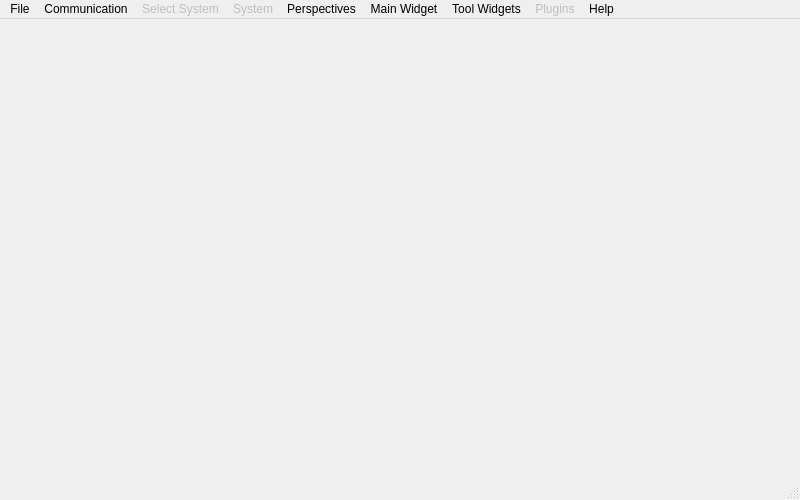
<?xml version="1.0" encoding="UTF-8"?>
<ui version="4.0">
 <class>MainWindow</class>
 <widget class="QMainWindow" name="MainWindow">
  <property name="geometry">
   <rect>
    <x>0</x>
    <y>0</y>
    <width>800</width>
    <height>500</height>
   </rect>
  </property>
  <property name="minimumSize">
   <size>
    <width>800</width>
    <height>500</height>
   </size>
  </property>
  <property name="baseSize">
   <size>
    <width>1100</width>
    <height>800</height>
   </size>
  </property>
  <property name="mouseTracking">
   <bool>false</bool>
  </property>
  <property name="windowTitle">
   <string>MGMainWindow</string>
  </property>
  <property name="styleSheet">
   <string notr="true"/>
  </property>
  <widget class="QWidget" name="centralWidget">
   <property name="sizePolicy">
    <sizepolicy hsizetype="MinimumExpanding" vsizetype="MinimumExpanding">
     <horstretch>0</horstretch>
     <verstretch>0</verstretch>
    </sizepolicy>
   </property>
   <property name="minimumSize">
    <size>
     <width>200</width>
     <height>150</height>
    </size>
   </property>
  </widget>
  <widget class="QMenuBar" name="menuBar">
   <property name="geometry">
    <rect>
     <x>0</x>
     <y>0</y>
     <width>800</width>
     <height>21</height>
    </rect>
   </property>
   <widget class="QMenu" name="menuMGround">
    <property name="title">
     <string>File</string>
    </property>
    <widget class="QMenu" name="menuPreferences">
     <property name="title">
      <string>Display</string>
     </property>
     <addaction name="actionSelectStylesheet"/>
     <addaction name="actionReloadStylesheet"/>
    </widget>
    <addaction name="actionJoystick_Settings"/>
    <addaction name="actionSimulate"/>
    <addaction name="separator"/>
    <addaction name="actionMuteAudioOutput"/>
    <addaction name="actionJoystickSettings"/>
    <addaction name="actionSettings"/>
    <addaction name="menuPreferences"/>
    <addaction name="separator"/>
    <addaction name="actionExit"/>
   </widget>
   <widget class="QMenu" name="menuNetwork">
    <property name="title">
     <string>Communication</string>
    </property>
    <addaction name="actionAdd_Link"/>
    <addaction name="separator"/>
   </widget>
   <widget class="QMenu" name="menuConnected_Systems">
    <property name="enabled">
     <bool>false</bool>
    </property>
    <property name="title">
     <string>Select System</string>
    </property>
   </widget>
   <widget class="QMenu" name="menuUnmanned_System">
    <property name="enabled">
     <bool>false</bool>
    </property>
    <property name="title">
     <string>System</string>
    </property>
    <property name="separatorsCollapsible">
     <bool>false</bool>
    </property>
    <addaction name="actionShutdownMAV"/>
    <addaction name="actionLiftoff"/>
    <addaction name="actionLand"/>
    <addaction name="actionEmergency_Land"/>
    <addaction name="actionEmergency_Kill"/>
   </widget>
   <widget class="QMenu" name="menuTools">
    <property name="title">
     <string>Tool Widgets</string>
    </property>
    <addaction name="actionNewCustomWidget"/>
    <addaction name="actionLoadCustomWidgetFile"/>
   </widget>
   <widget class="QMenu" name="menuHelp">
    <property name="title">
     <string>Help</string>
    </property>
    <addaction name="actionOnline_Documentation"/>
    <addaction name="actionProject_Roadmap_2"/>
    <addaction name="actionDeveloper_Credits"/>
   </widget>
   <widget class="QMenu" name="menuPerspectives">
    <property name="title">
     <string>Perspectives</string>
    </property>
    <addaction name="actionOperatorsView"/>
    <addaction name="actionEngineersView"/>
    <addaction name="actionPilotsView"/>
    <addaction name="actionConfiguration_2"/>
    <addaction name="separator"/>
    <addaction name="actionFirmwareUpdateView"/>
    <addaction name="actionMavlinkView"/>
    <addaction name="actionUnconnectedView"/>
    <addaction name="separator"/>
    <addaction name="actionFullscreen"/>
    <addaction name="actionNormal"/>
   </widget>
   <widget class="QMenu" name="menuMain">
    <property name="title">
     <string>Main Widget</string>
    </property>
   </widget>
   <widget class="QMenu" name="menuPlugins">
    <property name="enabled">
     <bool>false</bool>
    </property>
    <property name="title">
     <string>Plugins</string>
    </property>
   </widget>
   <addaction name="menuMGround"/>
   <addaction name="menuNetwork"/>
   <addaction name="menuConnected_Systems"/>
   <addaction name="menuUnmanned_System"/>
   <addaction name="menuPerspectives"/>
   <addaction name="menuMain"/>
   <addaction name="menuTools"/>
   <addaction name="menuPlugins"/>
   <addaction name="menuHelp"/>
  </widget>
  <widget class="QStatusBar" name="statusBar"/>
  <action name="actionExit">
   <property name="icon">
    <iconset resource="../../qgroundcontrol.qrc">
     <normaloff>:/files/images/actions/system-log-out.svg</normaloff>:/files/images/actions/system-log-out.svg</iconset>
   </property>
   <property name="text">
    <string>Exit</string>
   </property>
   <property name="shortcut">
    <string>Ctrl+Q</string>
   </property>
  </action>
  <action name="actionLiftoff">
   <property name="enabled">
    <bool>true</bool>
   </property>
   <property name="icon">
    <iconset resource="../../qgroundcontrol.qrc">
     <normaloff>:/files/images/control/launch.svg</normaloff>
     <normalon>:/files/images/control/launch.svg</normalon>:/files/images/control/launch.svg</iconset>
   </property>
   <property name="text">
    <string>Liftoff</string>
   </property>
  </action>
  <action name="actionLand">
   <property name="icon">
    <iconset resource="../../qgroundcontrol.qrc">
     <normaloff>:/files/images/control/land.svg</normaloff>:/files/images/control/land.svg</iconset>
   </property>
   <property name="text">
    <string>Land</string>
   </property>
  </action>
  <action name="actionEmergency_Land">
   <property name="icon">
    <iconset resource="../../qgroundcontrol.qrc">
     <normaloff>:/files/images/actions/process-stop.svg</normaloff>:/files/images/actions/process-stop.svg</iconset>
   </property>
   <property name="text">
    <string>Emergency Land</string>
   </property>
   <property name="shortcut">
    <string>Ctrl+E</string>
   </property>
  </action>
  <action name="actionEmergency_Kill">
   <property name="icon">
    <iconset resource="../../qgroundcontrol.qrc">
     <normaloff>:/files/images/actions/process-stop.svg</normaloff>:/files/images/actions/process-stop.svg</iconset>
   </property>
   <property name="text">
    <string>Kill UAS</string>
   </property>
   <property name="shortcut">
    <string>Ctrl+K</string>
   </property>
  </action>
  <action name="actionAdd_Link">
   <property name="icon">
    <iconset resource="../../qgroundcontrol.qrc">
     <normaloff>:/files/images/actions/list-add.svg</normaloff>:/files/images/actions/list-add.svg</iconset>
   </property>
   <property name="text">
    <string>Add Link</string>
   </property>
  </action>
  <action name="actionConfiguration">
   <property name="icon">
    <iconset resource="../../qgroundcontrol.qrc">
     <normaloff>:/files/images/categories/applications-system.svg</normaloff>:/files/images/categories/applications-system.svg</iconset>
   </property>
   <property name="text">
    <string>Preferences</string>
   </property>
   <property name="toolTip">
    <string>Open UAS Preferences</string>
   </property>
  </action>
  <action name="actionJoystickSettings">
   <property name="icon">
    <iconset resource="../../qgroundcontrol.qrc">
     <normaloff>:/files/images/devices/input-gaming.svg</normaloff>:/files/images/devices/input-gaming.svg</iconset>
   </property>
   <property name="text">
    <string>Joystick Test</string>
   </property>
   <property name="visible">
    <bool>true</bool>
   </property>
  </action>
  <action name="actionSimulate">
   <property name="checkable">
    <bool>true</bool>
   </property>
   <property name="icon">
    <iconset resource="../../qgroundcontrol.qrc">
     <normaloff>:/files/images/control/launch.svg</normaloff>:/files/images/control/launch.svg</iconset>
   </property>
   <property name="text">
    <string>Simulate</string>
   </property>
   <property name="toolTip">
    <string>Simulate one vehicle to test and evaluate this application</string>
   </property>
  </action>
  <action name="actionShow_Slugs_View">
   <property name="icon">
    <iconset resource="../../qgroundcontrol.qrc">
     <normaloff>:/files/images/contrib/slugs.png</normaloff>:/files/images/contrib/slugs.png</iconset>
   </property>
   <property name="text">
    <string>Show Slugs View</string>
   </property>
  </action>
  <action name="actionJoystick_Settings">
   <property name="icon">
    <iconset resource="../../qgroundcontrol.qrc">
     <normaloff>:/files/images/devices/input-gaming.svg</normaloff>:/files/images/devices/input-gaming.svg</iconset>
   </property>
   <property name="text">
    <string>Joystick Settings</string>
   </property>
   <property name="visible">
    <bool>false</bool>
   </property>
  </action>
  <action name="actionOnline_Documentation">
   <property name="icon">
    <iconset resource="../../qgroundcontrol.qrc">
     <normaloff>:/files/images/apps/utilities-system-monitor.svg</normaloff>:/files/images/apps/utilities-system-monitor.svg</iconset>
   </property>
   <property name="text">
    <string>Online Documentation</string>
   </property>
  </action>
  <action name="actionProject_Roadmap_2">
   <property name="icon">
    <iconset resource="../../qgroundcontrol.qrc">
     <normaloff>:/files/images/status/software-update-available.svg</normaloff>:/files/images/status/software-update-available.svg</iconset>
   </property>
   <property name="text">
    <string>Project Roadmap</string>
   </property>
  </action>
  <action name="actionDeveloper_Credits">
   <property name="icon">
    <iconset resource="../../qgroundcontrol.qrc">
     <normaloff>:/files/images/categories/preferences-system.svg</normaloff>:/files/images/categories/preferences-system.svg</iconset>
   </property>
   <property name="text">
    <string>Developer Credits</string>
   </property>
  </action>
  <action name="actionOperatorsView">
   <property name="checkable">
    <bool>true</bool>
   </property>
   <property name="icon">
    <iconset resource="../../qgroundcontrol.qrc">
     <normaloff>:/files/images/status/weather-overcast.svg</normaloff>:/files/images/status/weather-overcast.svg</iconset>
   </property>
   <property name="text">
    <string>Mission</string>
   </property>
   <property name="shortcut">
    <string>Meta+O</string>
   </property>
  </action>
  <action name="actionEngineersView">
   <property name="checkable">
    <bool>true</bool>
   </property>
   <property name="icon">
    <iconset resource="../../qgroundcontrol.qrc">
     <normaloff>:/files/images/apps/utilities-system-monitor.svg</normaloff>:/files/images/apps/utilities-system-monitor.svg</iconset>
   </property>
   <property name="text">
    <string>Development</string>
   </property>
   <property name="shortcut">
    <string>Meta+E</string>
   </property>
  </action>
  <action name="actionMavlinkView">
   <property name="checkable">
    <bool>true</bool>
   </property>
   <property name="icon">
    <iconset resource="../../qgroundcontrol.qrc">
     <normaloff>:/files/images/devices/network-wired.svg</normaloff>:/files/images/devices/network-wired.svg</iconset>
   </property>
   <property name="text">
    <string>Mavlink</string>
   </property>
   <property name="shortcut">
    <string>Meta+M</string>
   </property>
  </action>
  <action name="actionSelectStylesheet">
   <property name="icon">
    <iconset resource="../../qgroundcontrol.qrc">
     <normaloff>:/files/images/categories/applications-internet.svg</normaloff>:/files/images/categories/applications-internet.svg</iconset>
   </property>
   <property name="text">
    <string>Select Stylesheet</string>
   </property>
  </action>
  <action name="actionPilotsView">
   <property name="checkable">
    <bool>true</bool>
   </property>
   <property name="icon">
    <iconset resource="../../qgroundcontrol.qrc">
     <normaloff>:/files/images/status/network-wireless-encrypted.svg</normaloff>:/files/images/status/network-wireless-encrypted.svg</iconset>
   </property>
   <property name="text">
    <string>Flight</string>
   </property>
   <property name="shortcut">
    <string>Meta+P</string>
   </property>
  </action>
  <action name="actionNewCustomWidget">
   <property name="icon">
    <iconset resource="../../qgroundcontrol.qrc">
     <normaloff>:/files/images/apps/utilities-system-monitor.svg</normaloff>:/files/images/apps/utilities-system-monitor.svg</iconset>
   </property>
   <property name="text">
    <string>New Custom Widget</string>
   </property>
  </action>
  <action name="actionMuteAudioOutput">
   <property name="checkable">
    <bool>true</bool>
   </property>
   <property name="icon">
    <iconset resource="../../qgroundcontrol.qrc">
     <normaloff>:/files/images/status/audio-volume-high.svg</normaloff>
     <normalon>:/files/images/status/audio-volume-muted.svg</normalon>
     <activeon>:/files/images/status/audio-volume-muted.svg</activeon>
     <selectedoff>:/files/images/status/audio-volume-high.svg</selectedoff>
     <selectedon>:/files/images/status/audio-volume-muted.svg</selectedon>:/files/images/status/audio-volume-high.svg</iconset>
   </property>
   <property name="text">
    <string>Mute Audio Output</string>
   </property>
  </action>
  <action name="actionUnconnectedView">
   <property name="checkable">
    <bool>true</bool>
   </property>
   <property name="icon">
    <iconset resource="../../qgroundcontrol.qrc">
     <normaloff>:/files/images/devices/network-wireless.svg</normaloff>:/files/images/devices/network-wireless.svg</iconset>
   </property>
   <property name="text">
    <string>Unconnected</string>
   </property>
   <property name="shortcut">
    <string>Meta+U</string>
   </property>
  </action>
  <action name="actionShutdownMAV">
   <property name="icon">
    <iconset resource="../../qgroundcontrol.qrc">
     <normaloff>:/files/images/actions/system-log-out.svg</normaloff>:/files/images/actions/system-log-out.svg</iconset>
   </property>
   <property name="text">
    <string>Shutdown MAV</string>
   </property>
   <property name="toolTip">
    <string>Shutdown the onboard computer - works not during flight</string>
   </property>
   <property name="statusTip">
    <string>Shutdown the onboard computer - works not during flight</string>
   </property>
  </action>
  <action name="actionReloadStylesheet">
   <property name="text">
    <string>Reload Stylesheet</string>
   </property>
   <property name="shortcut">
    <string>Meta+R</string>
   </property>
  </action>
  <action name="actionSettings">
   <property name="text">
    <string>Settings</string>
   </property>
  </action>
  <action name="actionFullscreen">
   <property name="text">
    <string>Fullscreen</string>
   </property>
   <property name="shortcut">
    <string>Meta+Return</string>
   </property>
  </action>
  <action name="actionNormal">
   <property name="text">
    <string>Normal</string>
   </property>
   <property name="shortcut">
    <string>Esc</string>
   </property>
  </action>
  <action name="actionLoadCustomWidgetFile">
   <property name="icon">
    <iconset resource="../../qgroundcontrol.qrc">
     <normaloff>:/files/images/status/folder-drag-accept.svg</normaloff>:/files/images/status/folder-drag-accept.svg</iconset>
   </property>
   <property name="text">
    <string>Load Custom Widget File</string>
   </property>
  </action>
  <action name="actionFirmwareUpdateView">
   <property name="icon">
    <iconset resource="../../qgroundcontrol.qrc">
     <normaloff>:/files/images/status/software-update-available.svg</normaloff>:/files/images/status/software-update-available.svg</iconset>
   </property>
   <property name="text">
    <string>Firmware Update</string>
   </property>
   <property name="toolTip">
    <string>Update the firmware of one of the connected autopilots</string>
   </property>
  </action>
  <action name="actionSimulation_View">
   <property name="checkable">
    <bool>true</bool>
   </property>
   <property name="icon">
    <iconset resource="../../qgroundcontrol.qrc">
     <normaloff>:/files/images/control/launch.svg</normaloff>:/files/images/control/launch.svg</iconset>
   </property>
   <property name="text">
    <string>Simulation</string>
   </property>
   <property name="toolTip">
    <string>Open the simulation view</string>
    </property>
  </action>
  <action name="actionConfiguration_2">
   <property name="icon">
    <iconset resource="../../qgroundcontrol.qrc">
     <normaloff>:/files/images/categories/preferences-system.svg</normaloff>:/files/images/categories/preferences-system.svg</iconset>
   </property>
   <property name="text">
    <string>Configuration</string>
   </property>
  </action>
 </widget>
 <layoutdefault spacing="6" margin="11"/>
 <resources>
  <include location="../../qgroundcontrol.qrc"/>
 </resources>
 <connections>
  <connection>
   <sender>actionExit</sender>
   <signal>triggered()</signal>
   <receiver>MainWindow</receiver>
   <slot>close()</slot>
   <hints>
    <hint type="sourcelabel">
     <x>-1</x>
     <y>-1</y>
    </hint>
    <hint type="destinationlabel">
     <x>299</x>
     <y>199</y>
    </hint>
   </hints>
  </connection>
  <connection>
   <sender>actionFullscreen</sender>
   <signal>triggered()</signal>
   <receiver>MainWindow</receiver>
   <slot>showFullScreen()</slot>
   <hints>
    <hint type="sourcelabel">
     <x>-1</x>
     <y>-1</y>
    </hint>
    <hint type="destinationlabel">
     <x>399</x>
     <y>249</y>
    </hint>
   </hints>
  </connection>
  <connection>
   <sender>actionNormal</sender>
   <signal>triggered()</signal>
   <receiver>MainWindow</receiver>
   <slot>showNormal()</slot>
   <hints>
    <hint type="sourcelabel">
     <x>-1</x>
     <y>-1</y>
    </hint>
    <hint type="destinationlabel">
     <x>399</x>
     <y>249</y>
    </hint>
   </hints>
  </connection>
 </connections>
</ui>
